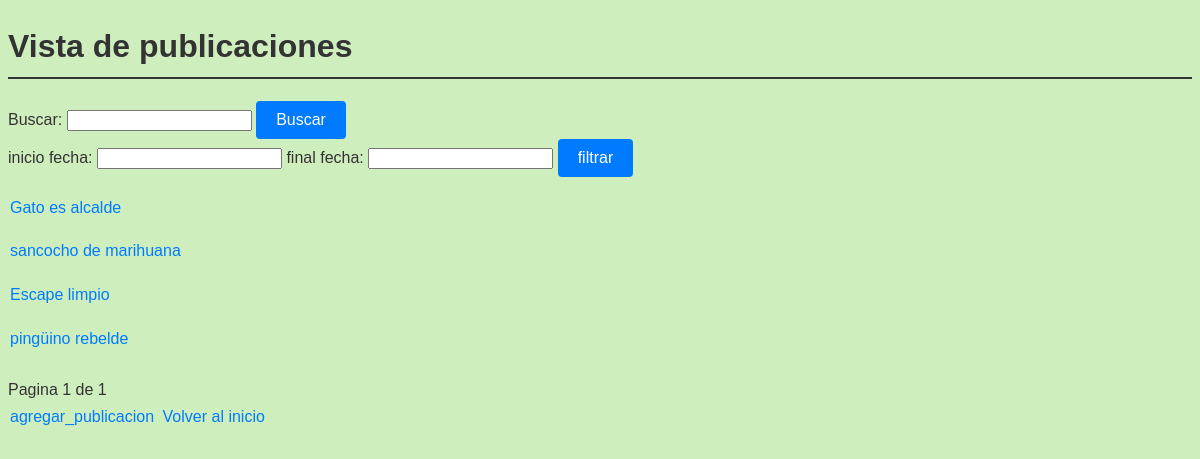
The app's page /posts/?page=2, older data.
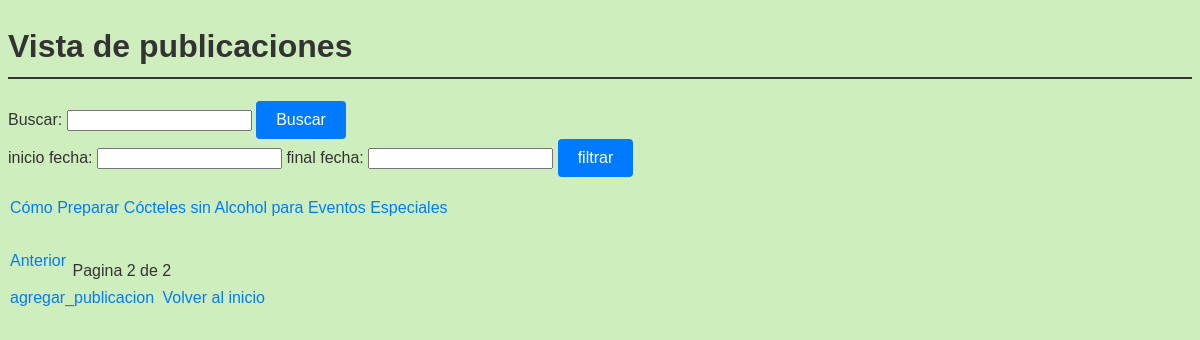
The same page, newer data.
### blog/models.py (models this page shows, shortened)
class Post(models.Model):
    titulo = models.CharField(max_length=150)
    contenido = models.TextField()
    fecha_publicacion = models.DateField()
    categoria = models.CharField(max_length=100)
    autor = models.CharField(max_length=50)

### blog/views.py (the view)
# urls.py: path('posts/', ver_lista_publicaciones, name='ver_lista_publicaciones'),
def ver_lista_publicaciones(request):
    query = request.GET.get('q')
    inicio_fecha = request.GET.get('inicio_fecha')
    final_fecha = request.GET.get('final_fecha')
    posts_list = Post.objects.all()
    if query:
        posts_list = posts_list.filter(Q(titulo__icontains=query)| Q(contenido__icontains=query)| Q(categoria__icontains=query))
    if inicio_fecha:
        try:
            inicio_fecha = datetime.strptime(inicio_fecha, '%Y-%m-%d')
            posts_list = posts_list.filter(fecha_publicacion__gte=inicio_fecha)
        except ValueError:
            pass
    if final_fecha:
        try:
            final_fecha = datetime.strptime(final_fecha, '%Y-%m-%d')
            posts_list = posts_list.filter(fecha_publicacion__lte=final_fecha)
        except ValueError:
            pass
    paginator = Paginator(posts_list, 10)
    page_number = request.GET.get('page')
    posts = paginator.get_page(page_number)
    return render(request, 'ver_lista_publicaciones.html', {'posts': posts})

### blog/templates/ver_lista_publicaciones.html (shortened to what this page needs)
<!DOCTYPE html>
<head>
    {% load static %}
    <link rel="stylesheet" href="{% static 'css/styles.css' %}">
</head>
<body>
    <h1>Vista de publicaciones</h1>
    <form method="GET">
        Buscar: <input type="text" name="q">
        <button type="submit">Buscar</button>
    </form>
    <form method="GET">
        inicio fecha: <input type="text" name="inicio_fecha">
        final fecha: <input type="text" name='final_fecha'>
        <button type="submit">filtrar</button>
    </form>
    <ul>
        {% for post in posts %}
            <li>
                <a href="{% url 'detalles_publicacion' post.id %}">{{ post.titulo }}</a>
            </li>
        {% endfor %}
    </ul>
    <div>
        {% if posts.has_previous %}
            <a href="?page={{ posts.previous_page_number }}">Anterior</a>
        {% endif %}
        <span>Pagina {{ posts.number }} de {{ posts.paginator.num_pages }}</span>
    </div>
    <a href="{% url 'agregar_publicacion' %}">agregar_publicacion</a>
    <a href="{% url 'inicio' %}">Volver al inicio</a>
</body>
</html>

Row changes from the older to the newer data that the page shows:
no longer on this page (row unchanged): Post: titulo "Gato es alcalde"
no longer on this page (row unchanged): Post: titulo "sancocho de marihuana"
no longer on this page (row unchanged): Post: titulo "Escape limpio"
no longer on this page (row edited): Post: titulo "pingüino rebelde"
added Post: titulo "Cómo Preparar Cócteles sin Alcohol para Eventos Especiales"
Text that changed along with them:
{{ posts.number }}: "1" → "2"
{{ posts.paginator.num_pages }}: "1" → "2"
text now shown: "Anterior"
